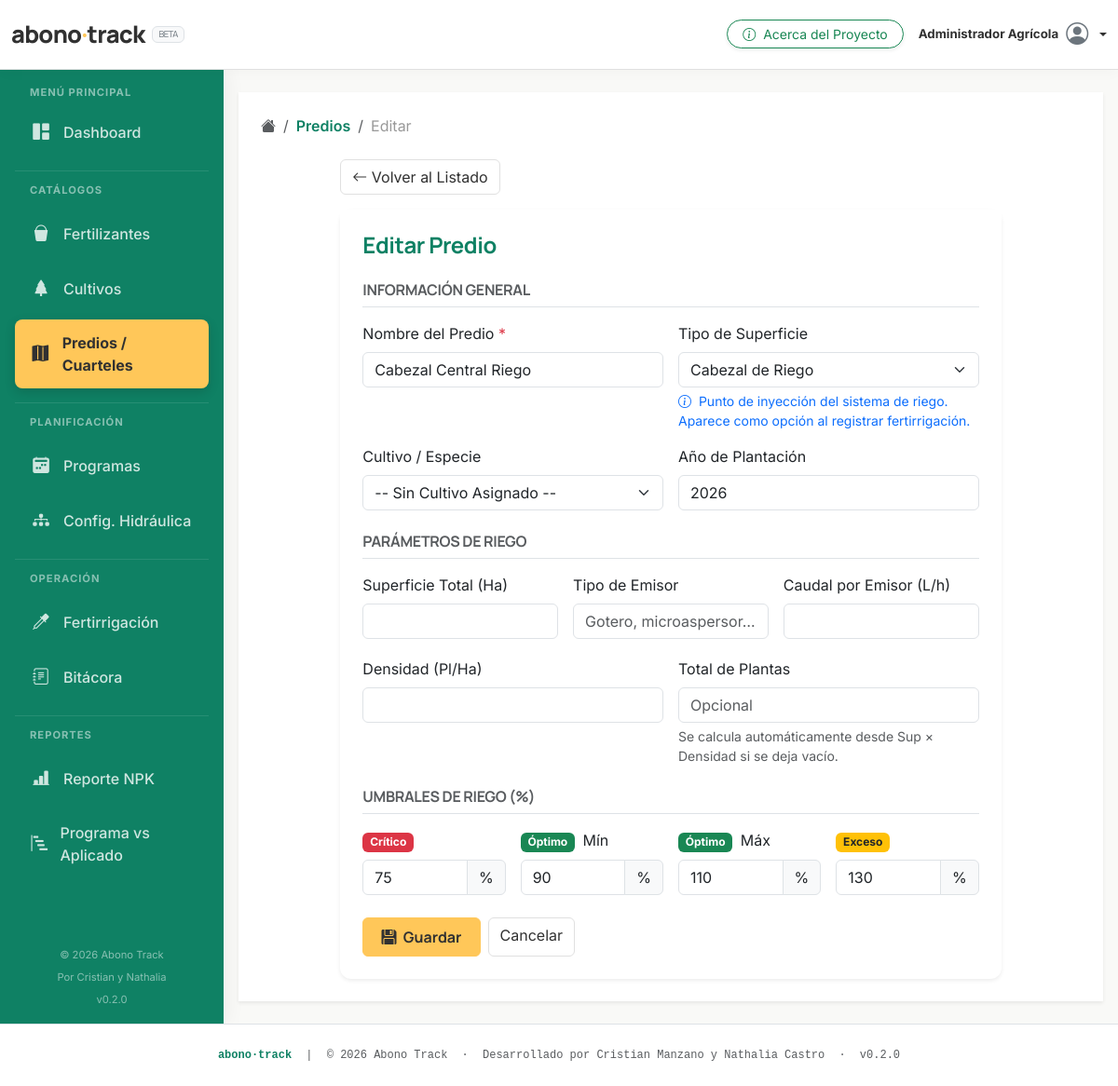
Page /public/predios/form/1 (signed in) on the committed database.
### tables this page shows
CREATE TABLE IF NOT EXISTS `predios` (
  `id` INT UNSIGNED NOT NULL AUTO_INCREMENT,
  `usuario_id` INT UNSIGNED NOT NULL,
  `cultivo_id` INT UNSIGNED DEFAULT NULL,
  `nombre` VARCHAR(150) NOT NULL,
  `tipo_superficie` ENUM('cultivo','cabezal_virtual','infraestructura') NOT NULL DEFAULT 'cultivo',
  `superficie_total` DECIMAL(10,2) UNSIGNED DEFAULT NULL COMMENT 'Hectáreas',
  `plantas_por_hectarea` INT UNSIGNED DEFAULT NULL,
  `cantidad_plantas` INT UNSIGNED DEFAULT NULL,
  `tipo_emisor` ENUM('gotero','microaspersor','cinta','pivote','surco') DEFAULT NULL,
  `caudal_lt_hora` DECIMAL(8,3) UNSIGNED DEFAULT NULL COMMENT 'L/h por planta',
  `año_plantacion` SMALLINT UNSIGNED DEFAULT NULL,
  `umbral_bajo` TINYINT UNSIGNED NOT NULL DEFAULT 75,
  `umbral_optimo_min` TINYINT UNSIGNED NOT NULL DEFAULT 90,
  `umbral_optimo_max` TINYINT UNSIGNED NOT NULL DEFAULT 110,
  `umbral_exceso` TINYINT UNSIGNED NOT NULL DEFAULT 130,
  `activo` TINYINT(1) NOT NULL DEFAULT 1,
  `created_at` TIMESTAMP NOT NULL DEFAULT CURRENT_TIMESTAMP,
  PRIMARY KEY (`id`),
  INDEX `idx_predios_usuario` (`usuario_id`),
  INDEX `idx_predios_cultivo` (`cultivo_id`),
  CONSTRAINT `fk_predios_usuario` FOREIGN KEY (`usuario_id`) REFERENCES `usuarios`(`id`) ON DELETE CASCADE,
  CONSTRAINT `fk_predios_cultivo` FOREIGN KEY (`cultivo_id`) REFERENCES `cultivos`(`id`) ON DELETE SET NULL
);

### app/views/predios/form.php (the view, shortened to what the rows shown need)
<div class="container-fluid mt-4">
    <div class="row">
        <div class="col-md-10 mx-auto">
            <div class="d-flex justify-content-between align-items-center mb-3">
                <a href="<?php echo URL_ROOT; ?>/predios" class="btn btn-outline-secondary">
                    <i class="bi bi-arrow-left"></i> Volver al Listado
                </a>
            </div>
            <div class="card shadow-sm border-0">
                <div class="card-header bg-white border-bottom-0 pt-4 px-4">
                    <h4 class="mb-0 fw-bold text-primary-dark-green"><?php echo $data['titulo']; ?></h4>
                </div>
                <div class="card-body px-4 pb-4">
                    <form action="<?php echo URL_ROOT; ?>/predios/guardar" method="POST">
                        <h6 class="text-uppercase text-muted fw-bold mb-3 border-bottom pb-2">Información General</h6>
                        <div class="row g-3 mb-3">
                            <div class="col-md-6">
                                <label for="nombre" class="form-label">Nombre del Predio <span class="text-danger">*</span></label>
                                <input type="text" class="form-control <?php echo !empty($data['errores']['nombre']) ? 'is-invalid' : ''; ?>"
                                       id="nombre" name="nombre"
                                       value="<?php echo htmlspecialchars($data['predio']->nombre); ?>" required>
                            </div>
                            <div class="col-md-6">
                                <label for="tipo_superficie" class="form-label">Tipo de Superficie</label>
                                <select class="form-select" id="tipo_superficie" name="tipo_superficie">
                                    <option value="cabezal_virtual" <?php echo ($data['predio']->tipo_superficie == 'cabezal_virtual') ? 'selected' : ''; ?>>
                                        Cabezal de Riego
                                    </option>
                                </select>
                                <div id="hint-cabezal" class="form-text text-primary d-none">
                                    <i class="bi bi-info-circle me-1"></i>
                                    Punto de inyección del sistema de riego. Aparece como opción al registrar fertirrigación.
                                </div>
                            </div>
                        </div>
                        <div class="row g-3">
                            <div class="col-md-6">
                                <label for="cultivo_id" class="form-label">Cultivo / Especie</label>
                                <select class="form-select" id="cultivo_id" name="cultivo_id">
                                    <option value="">-- Sin Cultivo Asignado --</option>
                                </select>
                            </div>
                            <div class="col-md-6">
                                <label for="año_plantacion" class="form-label">Año de Plantación</label>
                                <input type="number" class="form-control" id="año_plantacion" name="año_plantacion"
                                       value="<?php echo htmlspecialchars($data['predio']->año_plantacion ?? date('Y')); ?>"
                                       min="1900" max="<?php echo date('Y'); ?>">
                            </div>
                        </div>
                        <h6 class="text-uppercase text-muted fw-bold mt-4 mb-3 border-bottom pb-2">Parámetros de Riego</h6>
                        <div class="row g-3">
                            <div class="col-md-4">
                                <label for="superficie_total" class="form-label">Superficie Total (Ha)</label>
                                <input type="number" step="0.01" class="form-control" id="superficie_total"
                                       name="superficie_total"
                                       value="<?php echo htmlspecialchars($data['predio']->superficie_total ?? ''); ?>">
                            </div>
                            <div class="col-md-4">
                                <label for="tipo_emisor" class="form-label">Tipo de Emisor</label>
                                <input type="text" class="form-control" id="tipo_emisor" name="tipo_emisor"
                                       value="<?php echo htmlspecialchars($data['predio']->tipo_emisor ?? ''); ?>"
                                       placeholder="Gotero, microaspersor…">
                            </div>
                            <div class="col-md-4">
                                <label for="caudal_lt_hora" class="form-label">Caudal por Emisor (L/h)</label>
                                <input type="number" step="0.1" class="form-control" id="caudal_lt_hora"
                                       name="caudal_lt_hora"
                                       value="<?php echo htmlspecialchars($data['predio']->caudal_lt_hora ?? ''); ?>">
                            </div>
                        </div>
                        <div class="row g-3 mt-1">
                            <div class="col-md-6">
                                <label for="plantas_por_hectarea" class="form-label">Densidad (Pl/Ha)</label>
                                <input type="number" class="form-control" id="plantas_por_hectarea"
                                       name="plantas_por_hectarea"
                                       value="<?php echo htmlspecialchars($data['predio']->plantas_por_hectarea ?? ''); ?>">
                            </div>
                            <div class="col-md-6">
                                <label for="cantidad_plantas" class="form-label">Total de Plantas</label>
                                <input type="number" class="form-control" id="cantidad_plantas" name="cantidad_plantas"
                                       value="<?php echo htmlspecialchars($data['predio']->cantidad_plantas ?? ''); ?>"
                                       placeholder="Opcional">
                                <div class="form-text">Se calcula automáticamente desde Sup × Densidad si se deja vacío.</div>
                            </div>
                        </div>
                        <h6 class="text-uppercase text-muted fw-bold mt-4 mb-3 border-bottom pb-2">Umbrales de Riego (%)</h6>
                        <div class="row g-3">
                            <div class="col-md-3">
                                <label for="umbral_bajo" class="form-label">
                                    <span class="badge bg-danger me-1">Crítico</span>
                                </label>
                                <div class="input-group">
                                    <input type="number" class="form-control" id="umbral_bajo" name="umbral_bajo"
                                           value="<?php echo (int)($data['predio']->umbral_bajo ?? 75); ?>" min="0" max="200">
                                    <span class="input-group-text">%</span>
                                </div>
                            </div>
                            <div class="col-md-3">
                                <label for="umbral_optimo_min" class="form-label">
                                    <span class="badge bg-success me-1">Óptimo</span> Mín
                                </label>
                                <div class="input-group">
                                    <input type="number" class="form-control" id="umbral_optimo_min" name="umbral_optimo_min"
                                           value="<?php echo (int)($data['predio']->umbral_optimo_min ?? 90); ?>" min="0" max="200">
                                    <span class="input-group-text">%</span>
                                </div>
                            </div>
                            <div class="col-md-3">
                                <label for="umbral_optimo_max" class="form-label">
                                    <span class="badge bg-success me-1">Óptimo</span> Máx
                                </label>
                                <div class="input-group">
                                    <input type="number" class="form-control" id="umbral_optimo_max" name="umbral_optimo_max"
                                           value="<?php echo (int)($data['predio']->umbral_optimo_max ?? 110); ?>" min="0" max="200">
                                    <span class="input-group-text">%</span>
                                </div>
                            </div>
                            <div class="col-md-3">
                                <label for="umbral_exceso" class="form-label">
                                    <span class="badge bg-warning text-dark me-1">Exceso</span>
                                </label>
                                <div class="input-group">
                                    <input type="number" class="form-control" id="umbral_exceso" name="umbral_exceso"
                                           value="<?php echo (int)($data['predio']->umbral_exceso ?? 130); ?>" min="0" max="300">
                                    <span class="input-group-text">%</span>
                                </div>
                            </div>
                        </div>
                        <div class="mt-4 d-flex gap-2">
                            <button type="submit" class="btn btn-accent-calendula">
                                <i class="bi bi-floppy-fill me-1"></i> Guardar
                            </button>
                            <a href="<?php echo URL_ROOT; ?>/predios" class="btn btn-outline-secondary">Cancelar</a>
                        </div>
                    </form>
                </div>
            </div>
        </div>
    </div>
</div>

### rows in the picture
predios: nombre "Cabezal Central Riego", tipo_superficie "Cabezal de Riego", año_plantacion "2026", umbral_bajo "75", umbral_optimo_min "90", umbral_optimo_max "110", umbral_exceso "130"

### other values in the picture
SessionHelper::getUserName() "Administrador Agrícola"
$c['label'] "Predios"
$c['label'] "Editar"
$data['titulo'] "Editar Predio"
SITE_NAME "Abono Track"
